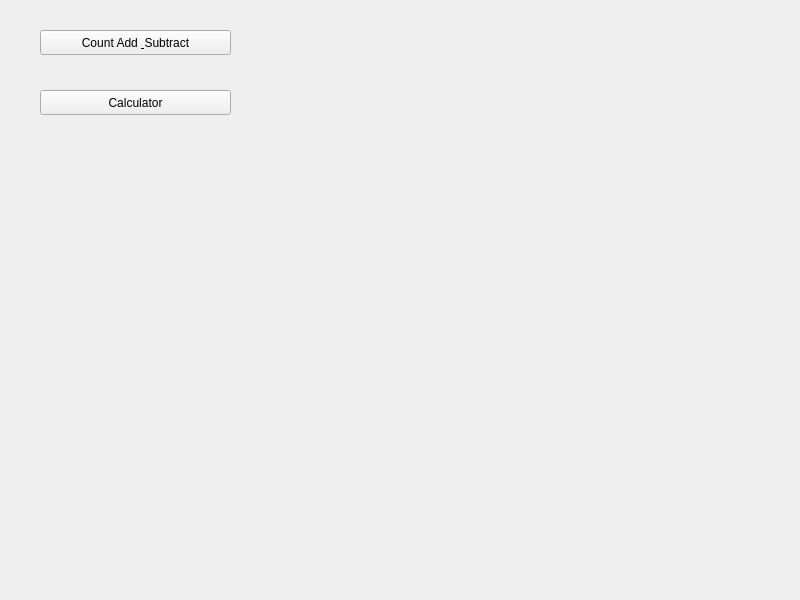
<?xml version="1.0" encoding="UTF-8"?>
<ui version="4.0">
 <class>window</class>
 <widget class="QMainWindow" name="window">
  <property name="geometry">
   <rect>
    <x>0</x>
    <y>0</y>
    <width>800</width>
    <height>600</height>
   </rect>
  </property>
  <property name="windowTitle">
   <string>Main window xd</string>
  </property>
  <widget class="QWidget" name="centralwidget">
   <widget class="QPushButton" name="btn_open">
    <property name="geometry">
     <rect>
      <x>40</x>
      <y>30</y>
      <width>191</width>
      <height>25</height>
     </rect>
    </property>
    <property name="text">
     <string>Count Add &amp; Subtract</string>
    </property>
   </widget>
   <widget class="QPushButton" name="btn_calc">
    <property name="geometry">
     <rect>
      <x>40</x>
      <y>90</y>
      <width>191</width>
      <height>25</height>
     </rect>
    </property>
    <property name="text">
     <string>Calculator</string>
    </property>
   </widget>
  </widget>
 </widget>
 <resources/>
 <connections/>
</ui>
